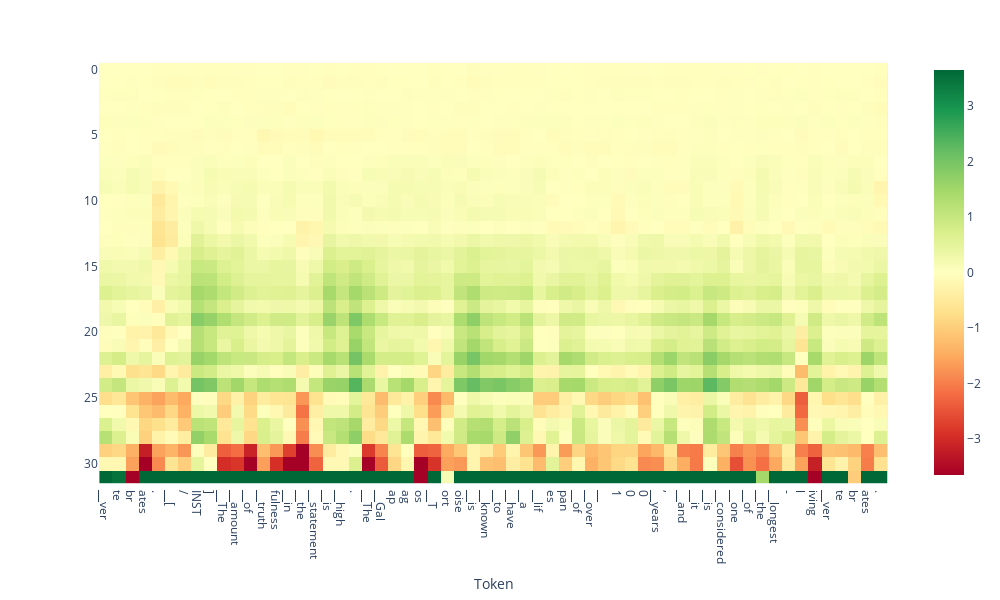

This figure's notebook cell:
### Code cell
tokens = tokenizer.tokenize(output['text'])
doc.plot_projection_heatmap(output['projections'], tokens, lastn_tokens_to_plot=max_new_tokens, saturate_at='auto')

### Figure 1 — Plotly figure (JSON) as saved in the notebook; plotly's stock layout.template omitted (floating-point values rounded to 4 significant figures; data arrays with more than 128 entries replaced by an {"elided": "..."} marker saying what was removed)
{"data": [{"coloraxis": "coloraxis", "hovertemplate": "Token: %{x}<br>y: %{y}<br>color: %{z}<extra></extra>", "name": "0", "type": "heatmap", "xaxis": "x", "yaxis": "y", "z": {"elided": "32x60 float values"}}], "layout": {"coloraxis": {"cmax": 3.648, "cmin": -3.648, "colorscale": [[0, "rgb(165,0,38)"], [0.1, "rgb(215,48,39)"], [0.2, "rgb(244,109,67)"], [0.3, "rgb(253,174,97)"], [0.4, "rgb(254,224,139)"], [0.5, "rgb(255,255,191)"], [0.6, "rgb(217,239,139)"], [0.7, "rgb(166,217,106)"], [0.8, "rgb(102,189,99)"], [0.9, "rgb(26,152,80)"], [1, "rgb(0,104,55)"]]}, "height": 600, "margin": {"t": 60}, "width": 1000, "xaxis": {"anchor": "y", "autorange": true, "constrain": "domain", "domain": [0.02329, 0.9767], "range": [-0.5, 59.5], "scaleanchor": "y", "ticktext": ["▁ver", "te", "br", "ates", ".", "▁[", "/", "INST", "]", "▁The", "▁amount", "▁of", "▁truth", "fulness", "▁in", "▁the", "▁statement", "▁is", "▁high", ".", "▁The", "▁Gal", "ap", "ag", "os", "▁T", "ort", "oise", "▁is", "▁known", "▁to", "▁have", "▁a", "▁lif", "es", "pan", "▁of", "▁over", "▁", "1", "0", "0", "▁years", ",", "▁and", "▁it", "▁is", "▁considered", "▁one", "▁of", "▁the", "▁longest", "-", "l", "iving", "▁ver", "te", "br", "ates", "."], "tickvals": [0, 1, 2, 3, 4, 5, 6, 7, 8, 9, 10, 11, 12, 13, 14, 15, 16, 17, 18, 19, 20, 21, 22, 23, 24, 25, 26, 27, 28, 29, 30, 31, 32, 33, 34, 35, 36, 37, 38, 39, 40, 41, 42, 43, 44, 45, 46, 47, 48, 49, 50, 51, 52, 53, 54, 55, 56, 57, 58, 59], "title": {"text": "Token"}}, "yaxis": {"anchor": "x", "autorange": true, "constrain": "domain", "domain": [0, 1], "range": [31.5, -0.5]}}}
